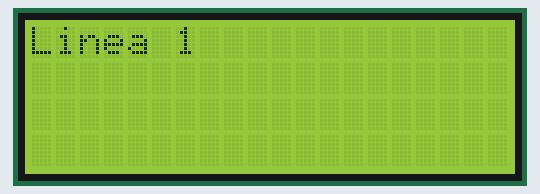
A sketch run on a simulated Arduino Uno, built with avr-gcc and run on an emulated ATmega328P. On the bench: 20×4 character LCD.

Above: at 0.2 s.
At 0.7 s:
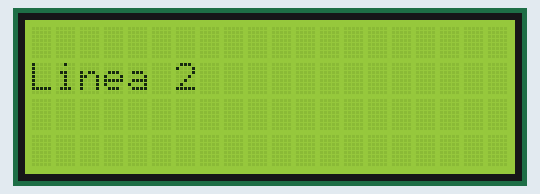
At 1.2 s:
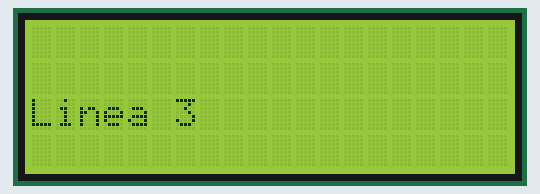
At 1.7 s:
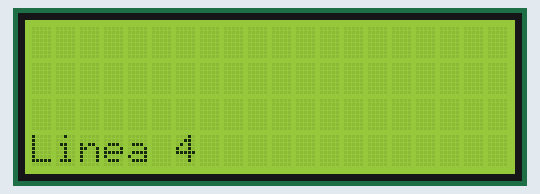

The sketch:

LCD_DISPLAY.ino
```cpp
//YWROBOT
//Compatible with the Arduino IDE 1.0
//Library version:1.1
#include <Wire.h>
#include <LiquidCrystal_I2C.h>

LiquidCrystal_I2C lcd(0x27,20,4);  // set the LCD address to 0x27 for a 16 chars and 2 line display

void setup()
{
  lcd.init();// initialize the lcd
  // Print a message to the LCD.
  lcd.begin(20, 4);
  lcd.backlight();
}

void loop()
{
  for (int i = 0; i < 4; i++)
  {
    lcd.clear();
    lcd.setCursor(0, i);
    lcd.print("Linea " + String(i + 1));
    delay(500);
  }
}
```

Measured:
- by itself, everything shown: repeats every 2.0 s, in 4 steps
- what the display in image 1 shows lasts 0.6 s, from 0.6 s to 1.2 s
